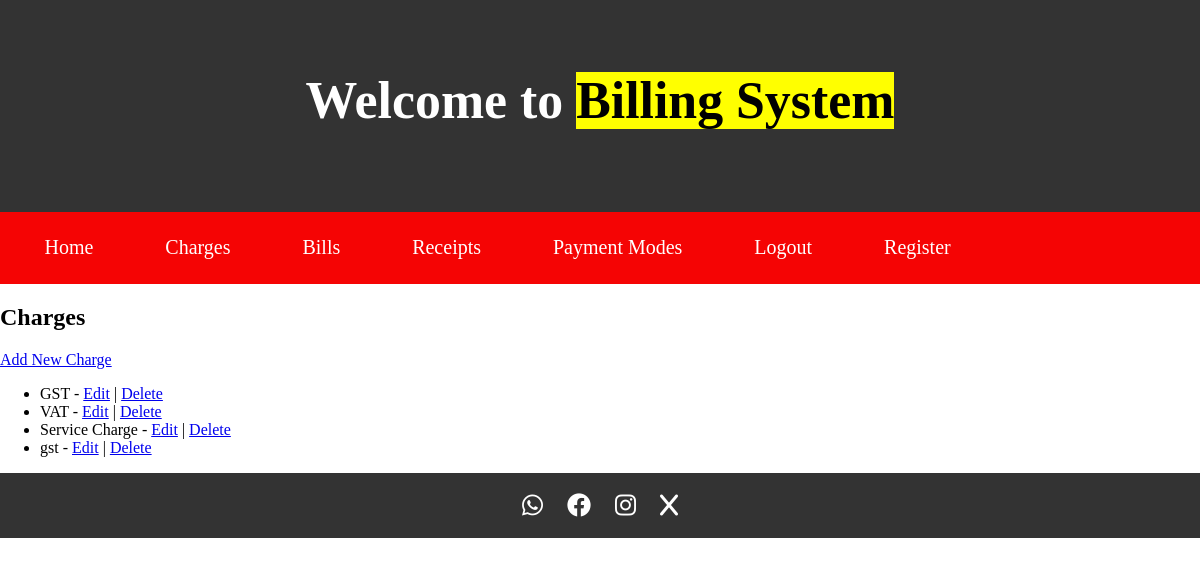
The page /charges/ (signed in) on the database its author committed.
### bills/models.py (models this page shows, shortened)
class Charges(models.Model):
    charge_title = models.CharField(max_length=255)
    charge_percentage = models.DecimalField(max_digits=5, decimal_places=2, default=0.0)
    charge_fixed_rate = models.DecimalField(max_digits=10, decimal_places=2, default=0.0)

### bills/views.py (the view)
# urls.py: path('charges/', views.charge_list, name='charge_list'),
@login_required
def charge_list(request):
    charges = Charges.objects.all()
    return render(request, 'charges/charge_list.html', {'charges': charges})

### templates/charges/charge_list.html
{% extends 'base.html' %}
{% block content %}
  <h2>Charges</h2>
  <a href="{% url 'charge_create' %}">Add New Charge</a>
  <ul>
    {% for charge in charges %}
      <li>
        {{ charge.charge_title }} -
        <a href="{% url 'charge_update' charge.pk %}">Edit</a> |
        <a href="{% url 'charge_delete' charge.pk %}">Delete</a>
      </li>
    {% endfor %}
  </ul>
{% endblock %}

### templates/base.html (style rules this page uses)
body, html { margin: 0; padding: 0; height: 100%; }

### rows shown on the page
Charges: charge_title "GST"
Charges: charge_title "VAT"
Charges: charge_title "Service Charge"
Charges: charge_title "gst"
